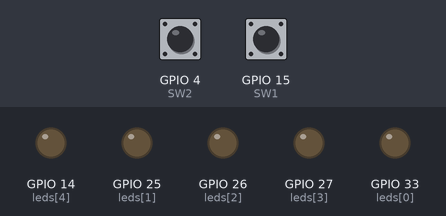
A sketch run on a simulated ESP32. Parts: output pins drawn as LEDs (lit = HIGH). The inputs (shaded band) are chosen by the test bench; at power-on: GPIO 15 (SW1) LOW, GPIO 4 (SW2) HIGH.

Above: at 1.2 s.
1.3 s: GPIO 15 (SW1) pulled HIGH for 0.15 s
At 2.5 s:
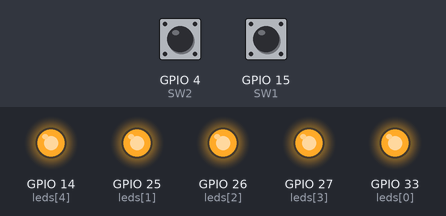
2.9 s: GPIO 4 (SW2) pulled LOW for 0.15 s
At 3.9 s:
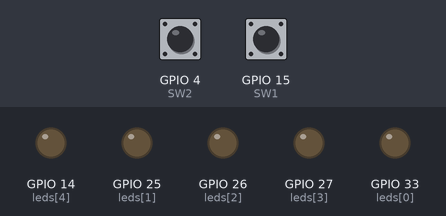
4.5 s: GPIO 15 (SW1) pulled HIGH for 1 s
At 5.1 s:
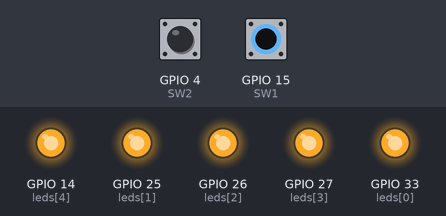
7.0 s: GPIO 4 (SW2) driven LOW and GPIO 15 (SW1) driven HIGH
At 8.0 s:
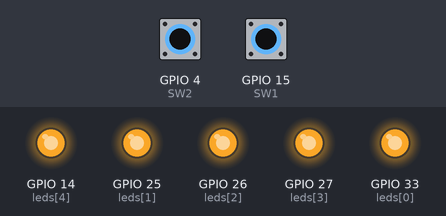
8.5 s: GPIO 15 (SW1) driven LOW
At 9.1 s:
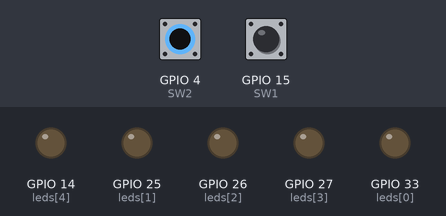
Timing chart, 0 to 11.0 s (numbered marks = the images above; inputs shaded):
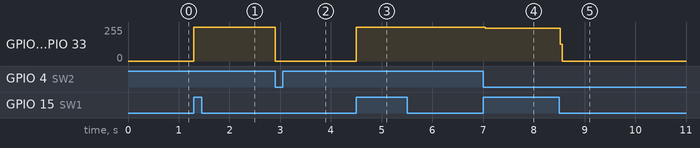

Measured:
- after the input at 1.3 s, GPIO 14 (leds[4]), GPIO 25 (leds[1]), GPIO 26 (leds[2]), GPIO 27 (leds[3]), GPIO 33 (leds[0]): 0/255 → 255/255 at once
- after the input at 2.9 s, GPIO 14 (leds[4]), GPIO 25 (leds[1]), GPIO 26 (leds[2]), GPIO 27 (leds[3]), GPIO 33 (leds[0]): 255/255 → 0/255 at once
- after the input at 4.5 s, GPIO 14 (leds[4]), GPIO 25 (leds[1]), GPIO 26 (leds[2]), GPIO 27 (leds[3]), GPIO 33 (leds[0]): 0/255 → 255/255 at once
- after the input at 7.0 s, GPIO 14 (leds[4]), GPIO 25 (leds[1]), GPIO 26 (leds[2]), GPIO 27 (leds[3]), GPIO 33 (leds[0]): 255/255 → 244/255 at once
- after the input at 8.5 s, GPIO 14 (leds[4]), GPIO 25 (leds[1]), GPIO 26 (leds[2]), GPIO 27 (leds[3]), GPIO 33 (leds[0]): 244/255 → 0/255 at once

The sketch:

EntradasDigitalesI.ino
```cpp
/* Mini practica 03: Entradas Digitales Pt I
  Objetivos:

  I. Al presionar el botón 1 (SW1) encender los 5 leds, al presionar el botón 2 (SW2) apagarlos.

  Código creado por los alumnos
  - Paredes Zamudio Luis Daniel @Wallsified
  - González Arceo Carlos Eduardo @Carlos-crea

*/

int leds[5] = {33, 25, 26, 27, 14}; //array que declara todos los leds en sus pines.
#define SW1 15
#define SW2 4


void setup() {

  for (int i = 0; i < 5; i++) {
    pinMode(leds[i], OUTPUT); // Y los declaramos como OUTPUT todos a la vez.
  }
  pinMode(SW1, INPUT); //Iniciamos nuestros switches como input
  pinMode(SW2, INPUT);

}

void loop() {

  if (digitalRead(SW2) == LOW) {
    for (int i = 0; i < 5; i++) {
      digitalWrite(leds[i], LOW);
    }
  }

  if (digitalRead(SW1) == HIGH) {
    for (int i = 0; i < 5; i++) {
      digitalWrite(leds[i], HIGH);
    }
  }
}
```
